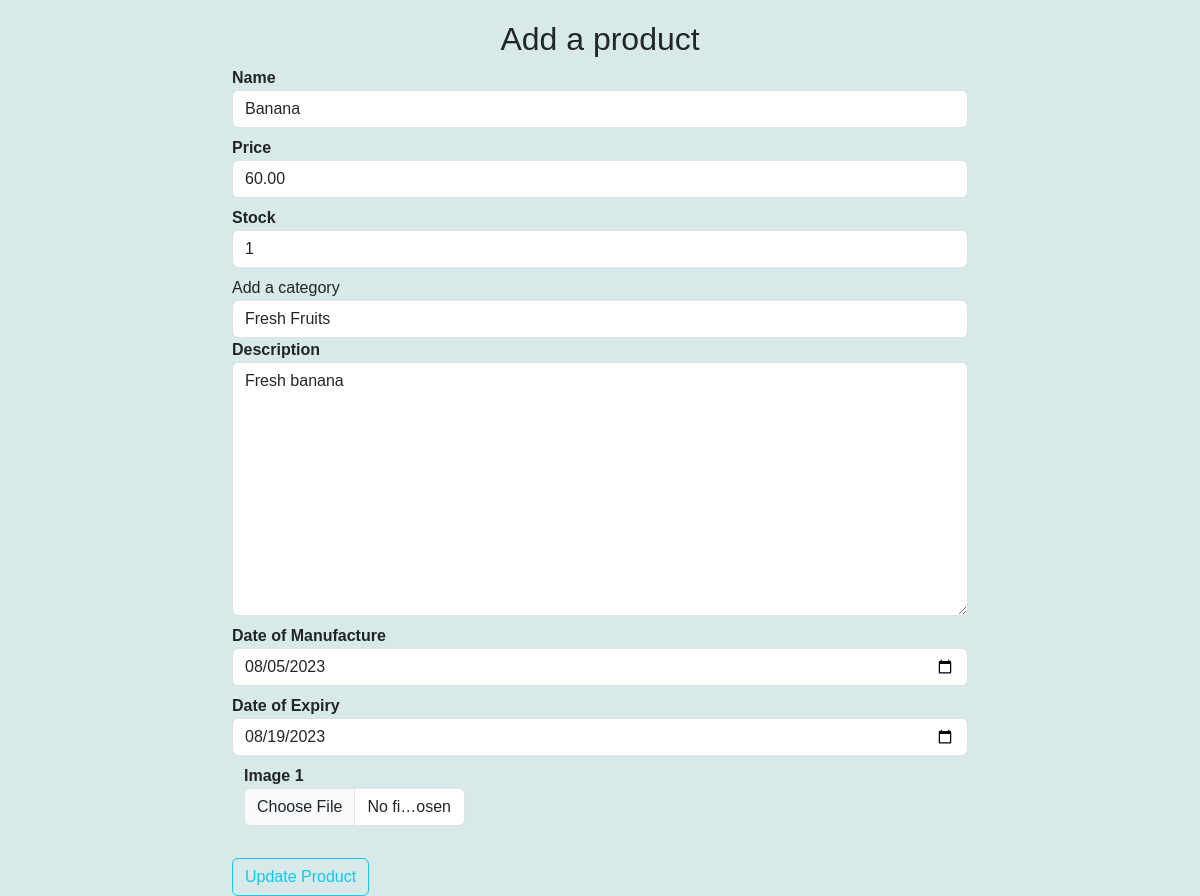
The page /updateproduct/4 (signed in) on the database as committed earlier.
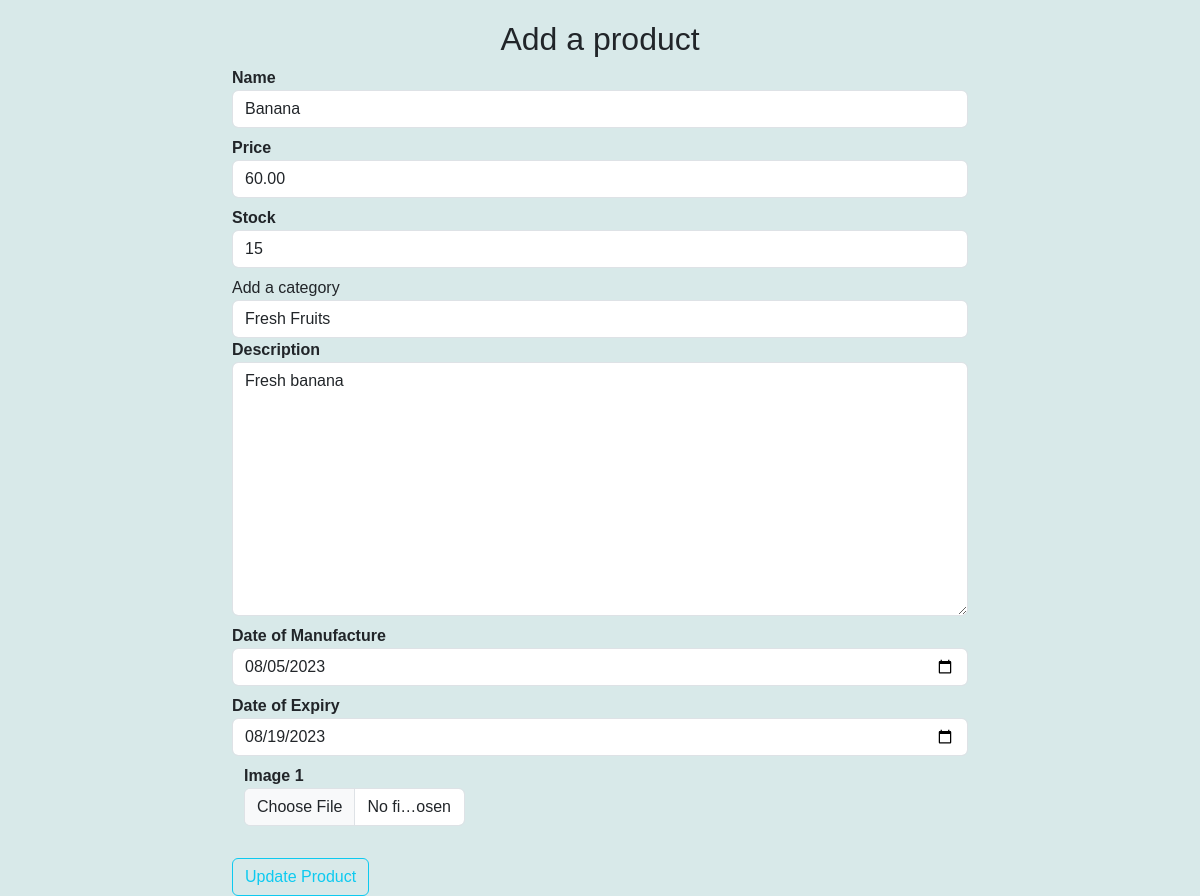
The same page on the database as committed later.
### store/products/models.py (models this page shows, shortened)
class AddProduct(db.Model):
    __searchable__ = ['name', 'desc']
    id = db.Column(db.Integer, primary_key=True, autoincrement=True)
    name = db.Column(db.String(80), nullable=False)
    price = db.Column(db.Numeric(10,2), nullable=False)
    stock = db.Column(db.Integer, nullable = False)
    desc = db.Column(db.Text, nullable=False)
    mftr_date = db.Column(db.Date, nullable=False)
    exp_date = db.Column(db.Date, nullable=False)
    pub_date = db.Column(db.DateTime, nullable=False,
        default=datetime.utcnow)
    category_id = db.Column(db.Integer, db.ForeignKey('category.id'),nullable=False)
    category = db.relationship('Category',backref=db.backref('posts', cascade="all, delete-orphan",lazy=True))
    image = db.Column(db.String(150), nullable=True)

### store/products/routes.py (the view, shortened to what this page needs)
@app.route('/updateproduct/<int:id>', methods=['GET','POST'])
def updateproduct(id):
    if 'email' not in session:
        flash('Please login first', 'danger')
        return redirect(url_for('login'))
    categories = Category.query.all()
    product = AddProduct.query.get_or_404(id)
    form = Addproducts(request.form)
    form.name.data = product.name
    form.price.data = product.price
    form.stock.data = product.stock
    form.description.data = product.desc
    form.mftr_date.data = product.mftr_date
    form.exp_date.data = product.exp_date
    return render_template('products/updateproduct.html', form=form, categories=categories,product=product)

### store/products/forms.py
class Addproducts(Form):
    name = StringField('Name',[validators.DataRequired(message=None)] )
    price = DecimalField('Price', [validators.DataRequired(message=None)])
    stock = IntegerField('Stock', [validators.DataRequired(message=None)])
    description = TextAreaField('Description', [validators.DataRequired(message=None)])
    mftr_date = DateField('Date of Manufacture', [validators.DataRequired(message=None)])
    exp_date = DateField('Date of Expiry', [validators.DataRequired(message=None)])
    image_1 = FileField('Image 1', validators=[FileAllowed(['jpg', 'png', 'gif', 'jpeg'])])

### store/customer/model.py (called while the page is built)
@login_manager.user_loader
def user_loader(user_id):
    return Register.query.get(user_id)

### store/templates/products/updateproduct.html (shortened to what this page needs)
{% extends 'layout.html' %}
{% block content %}
<div class="container">
    <div class="row">
    <div class="col-md-2"></div>
    <div class="col-md-8">
        <h2 class="text-center"> Add a product</h2>
        {% from "_formhelpers.html" import render_field %}
        <form action="" method="POST" enctype="multipart/form-data">
            {{render_field(form.name, class="form-control",placeholder="Add product name")}}
            {{render_field(form.price, class="form-control",placeholder="Add product price")}}
            {{render_field(form.stock, class="form-control",placeholder="Add product stock")}}
            <label for="category">Add a category</label>
            <select name="category" id="category" class="form-control" required>
                <option value="{{product.category_id}}">{{product.category.name}}</option>
            </select>
            {{render_field(form.description, class="form-control",placeholder="Add product description", rows=10)}}
            {{render_field(form.mftr_date, class="form-control",placeholder="Date of Manufacture", rows=10)}}
            {{render_field(form.exp_date, class="form-control",placeholder="Date of Expiry", rows=10)}}
        <div class="container">
            <div class="row">
                <div class="col-md-4">{{render_field(form.image_1, class="form-control")}}</div>
            </div>
        </div>
        <button type="submit" class="btn btn-outline-info mt-4">Update Product</button>
        </form>
    </div>
    <div class="col-md-2"></div>
</div>
</div>
{% endblock content %}

Rows that differ between the two databases and show on the page:
changed AddProduct "Banana": stock "1" → "15"
